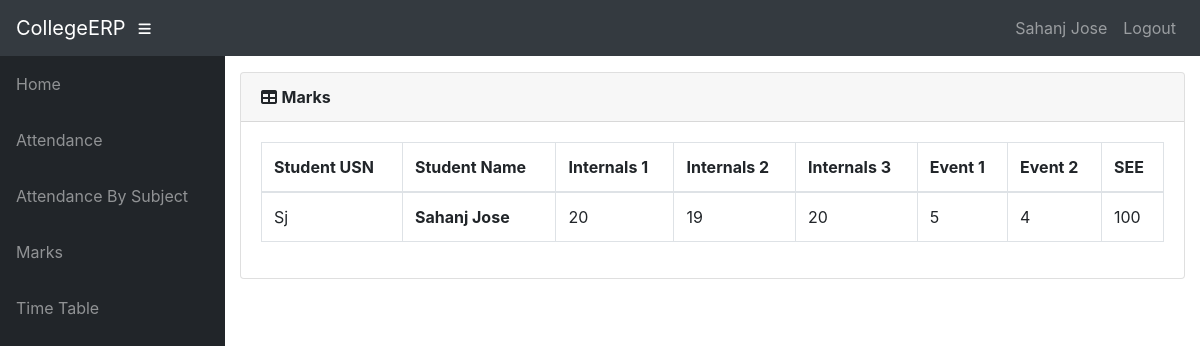
/info/teacher/40/Students/Marks/ (signed in), run on the app's committed database.
### info/models.py (models this page shows, shortened)
class User(AbstractUser):
    @property
    def is_student(self):
        if hasattr(self, 'student'):
            return True
        return False

class Student(models.Model):
    user = models.OneToOneField(User, on_delete=models.CASCADE, null=True)
    class_id = models.ForeignKey(Class, on_delete=models.CASCADE, default=1)
    USN = models.CharField(primary_key='True', max_length=100)
    name = models.CharField(max_length=200)
    sex = models.CharField(max_length=50, choices=sex_choice, default='Male')
    DOB = models.DateField(default='1998-01-01')

class StudentCourse(models.Model):
    student = models.ForeignKey(Student, on_delete=models.CASCADE)
    course = models.ForeignKey(Course, on_delete=models.CASCADE)
    class Meta:
        unique_together = (('student', 'course'),)
        verbose_name_plural = 'Marks'

class Marks(models.Model):
    studentcourse = models.ForeignKey(StudentCourse, on_delete=models.CASCADE)
    name = models.CharField(max_length=50, choices=test_name, default='Internal test 1')
    marks1 = models.IntegerField(default=0, validators=[MinValueValidator(0), MaxValueValidator(100)])
    class Meta:
        unique_together = (('studentcourse', 'name'),)

### info/views.py (the view)
# urls.py: path('teacher/<int:assign_id>/Students/Marks/', views.student_marks, name='t_student_marks'),
@login_required()
def student_marks(request, assign_id):
    ass = Assign.objects.get(id=assign_id)
    sc_list = StudentCourse.objects.filter(student__in=ass.class_id.student_set.all(), course=ass.course)
    return render(request, 'info/t_student_marks.html', {'sc_list': sc_list})

### info/templates/info/t_student_marks.html
{% extends 'info/base.html' %}
    {% load static %}
    {% block content %}
                  <div class="card mb-3">
            <div class="card-header">
              <i class="fas fa-table"></i>
            <b>Marks</b></div>
            <div class="card-body">
              <div class="table-responsive">
                <table class="table table-bordered" id="dataTable" width="100%" cellspacing="0">
                  <thead>
                    <tr>
                        <th>Student USN</th>
                        <th>Student Name</th>
                        <th>Internals 1</th>
                        <th>Internals 2</th>
                        <th>Internals 3</th>
                        <th>Event 1</th>
                        <th>Event 2</th>
                        <th>SEE</th>
                    </tr>
                  </thead>
                  <tbody>
                    {% for sc in sc_list %}
                    <tr>
                        <td>{{ sc.student_id }}</td>
                        <td><b>{{ sc.student.name }} </b></td>
                        {% for m in sc.marks_set.all %}
                            <td>{{ m.marks1 }}</td>
                        {% endfor %}
                    </tr>
                    {% empty %}
                            <p>student has no courses</p>
                    {% endfor %}
                  </tbody>
                </table>
              </div>
            </div>
          </div>
    {% endblock %}

### info/templates/info/base.html (shortened to what this page needs)
<!DOCTYPE html>
<html lang="en">
  <head>
      {% load static %}
    <link href="{% static '/info/bootstrap/vendor/bootstrap/css/bootstrap.min.css' %}" rel="stylesheet">
    <link href="{% static '/info/bootstrap/vendor/fontawesome-free/css/all.min.css' %}" rel="stylesheet" type="text/css">
    <link href="{% static '/info/bootstrap/vendor/datatables/dataTables.bootstrap4.css' %}" rel="stylesheet">
    <link href="{% static '/info/bootstrap/css/sb-admin.css' %}" rel="stylesheet">
  </head>
  <body id="page-top">
    <nav class="navbar navbar-expand navbar-dark bg-dark static-top">
      <a class="navbar-brand mr-1" href="{% url 'index' %}">CollegeERP</a>
      <button class="btn btn-link btn-sm text-white order-1 order-sm-0" id="sidebarToggle" href="#">
        <i class="fas fa-bars"></i>
      </button>
        <div class="collapse navbar-collapse" id="navbarResponsive">
          <ul class="navbar-nav ml-auto">
            <li class="nav-item">
                {% if request.user.is_student %}
                    <a class="nav-link text-capitalize">{{ request.user.student.name }}</a>
                {% elif request.user.is_teacher %}
                    <a class="nav-link text-capitalize">{{ request.user.teacher.name }}</a>
                {% endif %}
            </li>
            <li class="nav-item">
                <a class="nav-link" href="#" data-toggle="modal" data-target="#logoutModal">Logout</a>
            </li>
          </ul>
        </div>
    </nav>
    <div id="wrapper">
      <ul class="sidebar navbar-nav">
            <li class="nav-item">
              <a class="nav-link" href="{% url 'index' %}">
                <span>Home</span>
              </a>
            </li>
        {% if request.user.is_student %}
            <li class="nav-item">
              <a class="nav-link" href="{% url 'attendance' request.user.student.USN %}">
                <span>Attendance</span>
              </a>
            </li>
            <li class="nav-item">
              <a class="nav-link" href="{% url 'attendance' request.user.student.USN %}">
                <span>Attendance By Subject</span>
              </a>
            </li>
            <li class="nav-item">
              <a class="nav-link" href="{% url 'marks_list' request.user.student.USN %}">
                <span>Marks</span>
              </a>
            </li>
              <li class="nav-item">
              <a class="nav-link" href="{% url 'timetable' request.user.student.class_id_id %}">
                <span>Time Table</span>
              </a>
            </li>
        {% endif %}
      </ul>
      <div id="content-wrapper">
        <div class="container-fluid">
            {% block content %}
            {% endblock %}
        </div>
      </div>
    </div>
  </body>
</html>

### data on the page
User: user.student.name "Sahanj Jose"
StudentCourse: student_id "Sj", student.name "Sahanj Jose"
Marks: marks1 "20"
Marks: marks1 "19"
Marks: marks1 "20"
Marks: marks1 "5"
Marks: marks1 "4"
Marks: marks1 "100"
